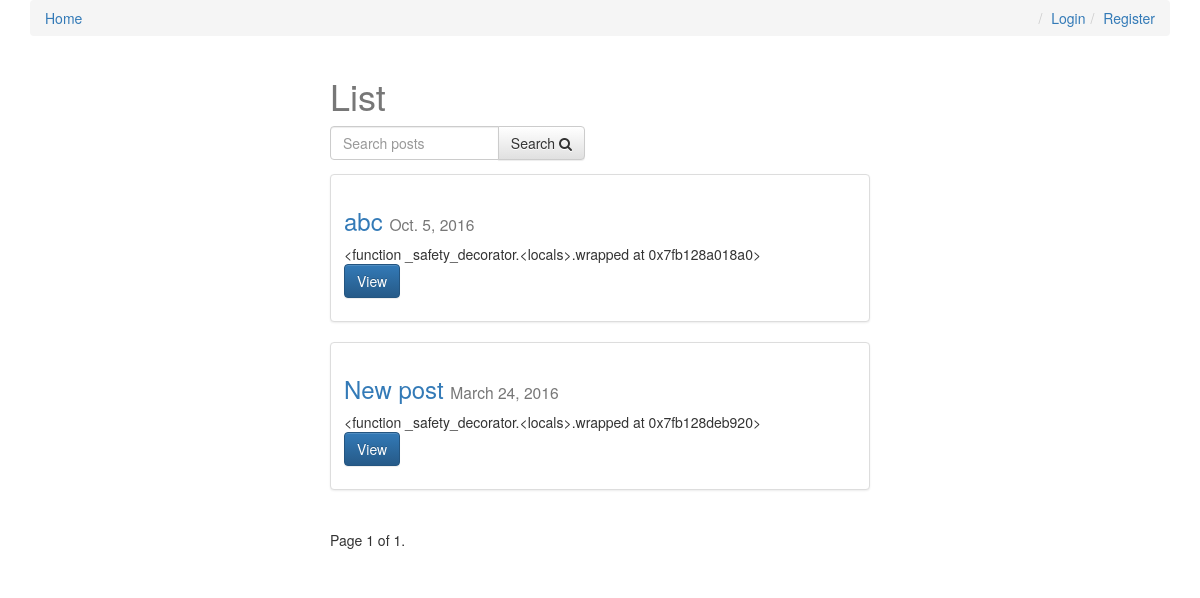
The app's page /, older data.
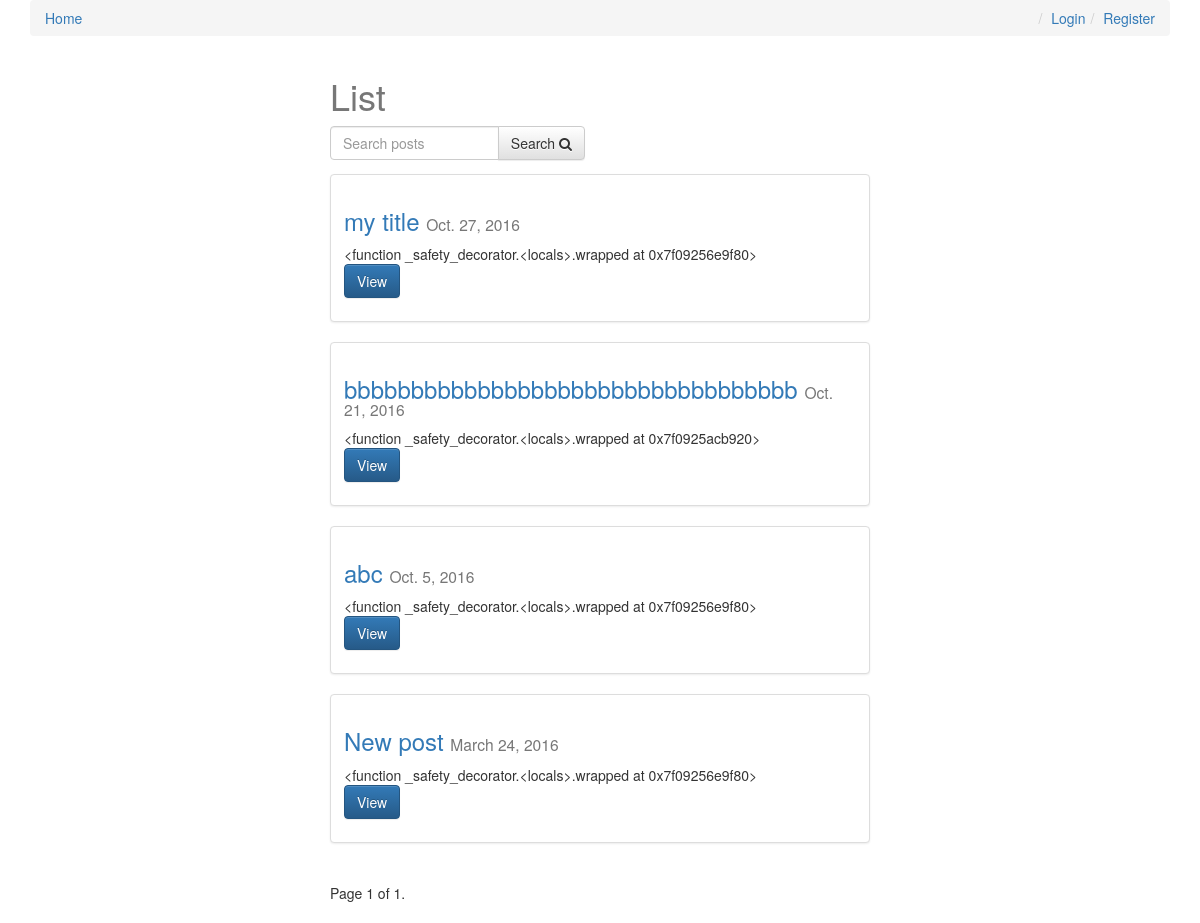
The same page, newer data.
### posts/models.py (models this page shows, shortened)
class Post(models.Model):
    user = models.ForeignKey(settings.AUTH_USER_MODEL, default=1)
    title = models.CharField(max_length=120)
    slug = models.SlugField(unique=True)
    image = models.ImageField(upload_to=upload_location,
            null=True,
            blank=True,
            width_field="width_field",
            height_field="height_field")
    height_field = models.IntegerField(default=0)
    width_field = models.IntegerField(default=0)
    content = models.TextField()
    draft = models.BooleanField(default=False)
    publish = models.DateField(auto_now=False, auto_now_add=False)
    read_time =  models.IntegerField(default=0) # models.TimeField(null=True, blank=True) #assume minutes
    updated = models.DateTimeField(auto_now=True, auto_now_add=False)
    timestamp = models.DateTimeField(auto_now=False, auto_now_add=True)
    objects = PostManager()
    def get_absolute_url(self):
        return reverse("posts:detail", kwargs={"slug": self.slug})
    class Meta:
        ordering = ["-timestamp", "-updated"]
    def get_markdown(self):
        content = self.content
        markdown_text = markdown(content)
        return mark_safe(markdown_text)

### posts/views.py (the view, shortened to what this page needs)
# urls.py: url(r'^$', post_list, name='list'),
def post_list(request):
	today = timezone.now().date()
	queryset_list = Post.objects.active() #.order_by("-timestamp")
	if request.user.is_staff or request.user.is_superuser:
		queryset_list = Post.objects.all()
	query = request.GET.get("q")
	paginator = Paginator(queryset_list, 8) # Show 25 contacts per page
	page_request_var = "page"
	page = request.GET.get(page_request_var)
	try:
		queryset = paginator.page(page)
	except PageNotAnInteger:
		queryset = paginator.page(1)
	except EmptyPage:
		queryset = paginator.page(paginator.num_pages)
	context = {
		"object_list": queryset,
		"title": "List",
		"page_request_var": page_request_var,
		"today": today,
	}
	return render(request, "post_list.html", context)

### posts/models.py (called while the page is built)
    def active(self, *args, **kwargs):
        return super(PostManager, self).filter(draft=False).filter(publish__lte=timezone.now())

### templates/post_list.html (shortened to what this page needs)
{% extends "base.html" %}
{% block content %}
<div class='col-sm-6 col-sm-offset-3'>
    <h1>{{ title }}</h1>
<form method='GET' action='' class='row'>
        <div class='col-sm-6'>
            <div class='input-group'>
                <input class='form-control' type='text' name='q' placeholder='Search posts' value='{{ request.GET.q }}'/>
                <span class='input-group-btn'>
                    <button class='btn btn-default' type='submit'>Search <i class="fa fa-search"></i></button>
                </span>
            </div>
        </div>
</form>
{% for obj in object_list %}
<div class="row">
  <div class="col-sm-12">
    <div class="thumbnail">
      <div class="caption post-detail-item">
        <h3><a href='{{ obj.get_absolute_url }}'>{{ obj.title }}</a> <small>{{ obj.publish }}</small></h3>
        {{ obj.get_markdown|truncatechars_html:120 }}
        <p><a href="{{ obj.get_absolute_url }}" class="btn btn-primary" role="button">View</a></p>
      </div>
    </div>
  </div>
</div>
{% endfor %}
<div class="pagination">
    <span class="step-links">
        <span class="current">
            Page {{ object_list.number }} of {{ object_list.paginator.num_pages }}.
        </span>
    </span>
</div>
</div>
{% endblock content %}

### templates/base.html (shortened to what this page needs)
{% load staticfiles %}
<html>
<head>
<link rel="stylesheet" href="https://maxcdn.bootstrapcdn.com/bootstrap/3.3.6/css/bootstrap.min.css">
<link rel="stylesheet" href="https://maxcdn.bootstrapcdn.com/bootstrap/3.3.6/css/bootstrap-theme.min.css">
<link rel='stylesheet' href='https://maxcdn.bootstrapcdn.com/font-awesome/4.5.0/css/font-awesome.min.css' >
<link rel='stylesheet' href='{% static "css/base.css" %}' />
</head>
<body>
<div class='container'>
    <ol class='breadcrumb'>
        <li><a href='{% url "posts:list" %}'>Home</a></li>
        {% if not request.user.is_authenticated %}
        <li class='pull-right'><a href='{% url "register" %}'>Register</a></li>
        <li class='pull-right'><a href='{% url "login" %}'>Login</a></li>
        {% else %}
        <li class='pull-right'><a href='{% url "logout" %}'>Logout</a></li>
        {% endif %}
    </ol>
{% block content %}{% endblock content %}
</div>
</body>
</html>

### static/css/base.css (style rules this page uses)
h1 { color: #777777; }

Row changes from the older to the newer data that the page shows:
added Post: title "my title", publish "Oct. 27, 2016", get_markdown "<function _safety_decorator.<locals>.wrapped at 0x7f09256e9f80>"
added Post: title "bbbbbbbbbbbbbbbbbbbbbbbbbbbbbbbbbb", publish "Oct. 21, 2016", get_markdown "<function _safety_decorator.<locals>.wrapped at 0x7f0925acb920>"
computed for Post "abc": get_markdown "<function _safety_decorator.<locals>.wrapped at 0x7fb128a018a0>" → "<function _safety_decorator.<locals>.wrapped at 0x7f09256e9f80>"
computed for Post "New post": get_markdown "<function _safety_decorator.<locals>.wrapped at 0x7fb128deb920>" → "<function _safety_decorator.<locals>.wrapped at 0x7f09256e9f80>"
